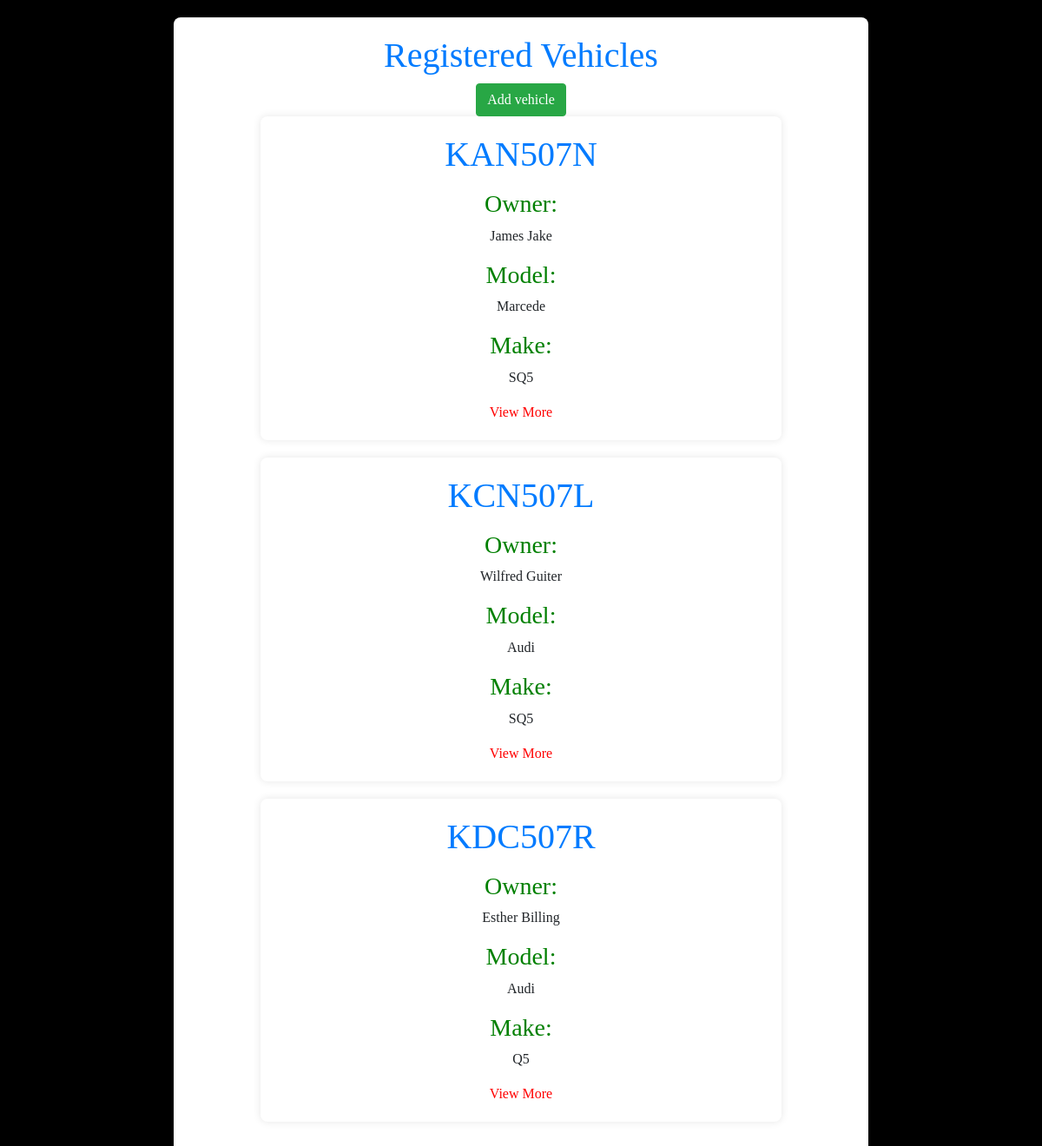
Screenshot of /view_vehicles/ with the database file from the repository.
### insuarance/models.py (models this page shows, shortened)
class Vehicle(models.Model):
    owner = models.ForeignKey(Customer, on_delete=models.CASCADE)
    model = models.CharField(max_length=30)
    make = models.CharField(max_length=30)
    type = models.CharField(max_length=30)
    number_plate = models.CharField(max_length=20, unique=True)
    color = models.CharField(max_length=30)
    year = models.DateField()
    milleage = models.IntegerField(default=0)
    vehicle_price = models.FloatField(default=0)
    vehicle_policies = models.ManyToManyField(Policy, related_name='vehicles', blank=True)

class Customer(models.Model):
    first_name = models.CharField(max_length=30)
    last_name = models.CharField(max_length=30)
    dls_no = models.CharField(null=True,max_length=30, unique=True)
    id_number = models.IntegerField(unique=True)
    email = models.EmailField(null=True, unique=True)
    phone_no = models.CharField(default=0,max_length=15)
    address = models.CharField(max_length=30, default='unknown')
    gender = models.CharField(
        max_length=10,
        choices=GENDER_CHOICES,
        default='Male'
    )
    def __str__(self):
        return f"{self.first_name} {self.last_name}"

### insuarance/views.py (the view)
# urls.py: path('view_vehicles/', view_vehicles, name='view_vehicles'),
def view_vehicles(request):
    vehicles = Vehicle.objects.all()
    return render(request, 'view_vehicles.html', {'vehicles':vehicles})

### insuarance/templates/view_vehicles.html
{% extends 'base.html' %}
{% block content %}
<body>
<center><h1>Registered Vehicles</h1></center>
<center><div class="btn btn-success"><a href="{% url 'insuarance:add_vehicle'%}">Add vehicle</a></div></center>
{% for vehicle in vehicles %}
    <div class="vehicle-card">
        <center><h1>{{vehicle.number_plate}} </h1></center>
       <center><p><h3>Owner:</h3> {{ vehicle.owner }}</p>
        <p><h3>Model:</h3> {{ vehicle.model }}</p>
        <p><h3>Make:</h3> {{ vehicle.make }}</p>
        <a href="{% url 'insuarance:view_vehicle' vehicle.id %}">View More</a>
           </center>
    </div>
{% endfor %}
</body>
{% endblock %}

### insuarance/templates/base.html (style rules this page uses)
body { font-family: copperplate; background-color:black; margin: 20px; align-items: center; justify-content: center; }
h3 { color: green; }
h1 { color: #007bff; }
.vehicle-card { max-width: 600px; margin: 0 auto; background-color: #fff; padding: 20px; border-radius: 8px; box-shadow: 0 0 10px rgba(0, 0, 0, 0.1); margin-bottom: 20px; }
a { color: red; }

### rows the page displays
Vehicle: number_plate "KAN507N", owner "James Jake", model "Marcede", make "SQ5"
Vehicle: number_plate "KCN507L", owner "Wilfred Guiter", model "Audi", make "SQ5"
Vehicle: number_plate "KDC507R", owner "Esther Billing", model "Audi", make "Q5"
